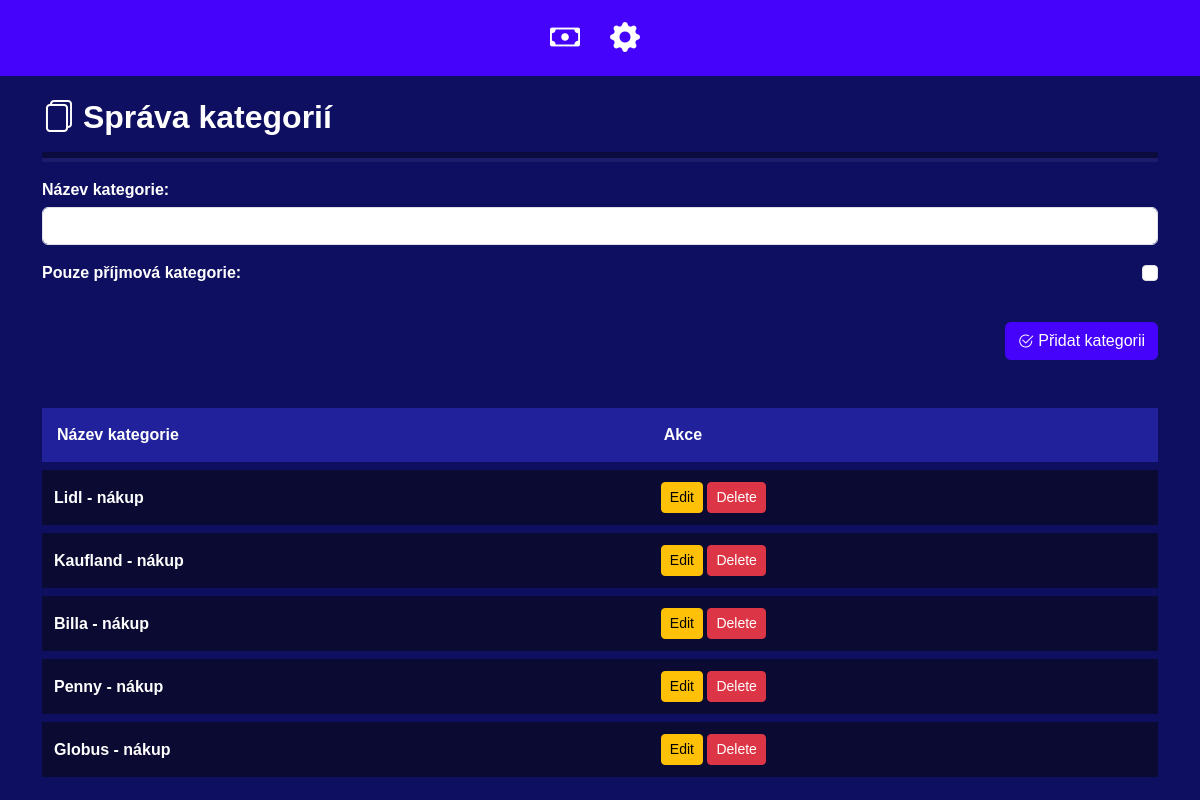
The page /categories/ on the database as committed earlier.
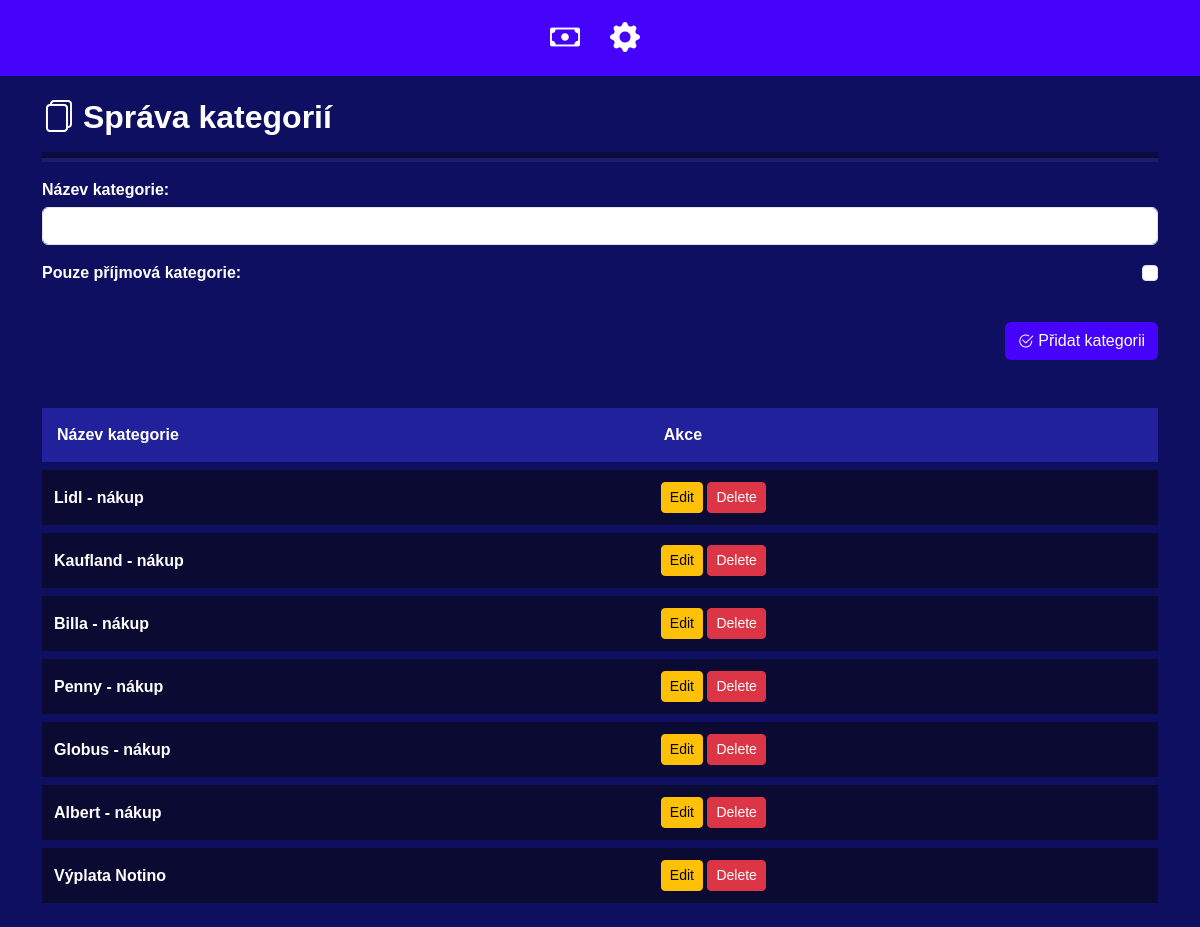
The same page on the database as committed later.
### finance_app/models.py (models this page shows, shortened)
class Category(models.Model):
    name = models.CharField(max_length=100, unique=True)
    is_income = models.BooleanField(default=False)

### finance_app/views.py (the view)
# urls.py: path('categories/', views.manage_categories,name='manage_categories'), #
def manage_categories(request):
    categories = Category.objects.all()
    if request.method == 'POST':
        form = CategoryForm(request.POST)
        if form.is_valid():
            form.save()
            return redirect('manage_categories')
    else:
        form = CategoryForm()
    return render(request, 'manage_categories.html', {'categories': categories, 'form': form})

### finance_app/forms.py
class CategoryForm(forms.ModelForm):
    class Meta:
        model = Category
        fields = ['name','is_income']
        widgets = {
            'name': forms.TextInput(attrs={'class': 'form-control'}),
            'is_income': forms.CheckboxInput(attrs={'class': 'form-check-input float-end '}),
        }
        labels = {
            'name':'Název kategorie',
            'is_income':'Pouze příjmová kategorie',
        }

### finance_app/templates/manage_categories.html (shortened to what this page needs)
{% extends 'base.html'  %}
{% block content %}
  <h2 class="py-2"> <i class="bi bi-files"></i> Správa kategorií</h2>
<div class="hr-container">
    <hr class="hr-main">
    <hr class="hr-secondary">
</div>
                <form class="py-3" method="post">
                    {{ form.as_p }}
                    <button type="submit" class="mt-3 mb-5 btn darkbtn float-end"><i style="position:relative;top:1px !important;" class="bi bi-check2-circle"></i>   Přidat kategorii</button>
                </form>
                    <table class="table">
                        <thead>
                            <tr>
                                <th>Název kategorie</th>
                                <th>Akce</th>
                            </tr>
                        </thead>
                        <tbody>
                            {% for category in categories %}
                            <tr>
                                <td>   {{ category.name }}</td>
                                <td>
                                    <a href="{% url 'edit_category' category.id %}" class="btn btn-warning btn-sm">
                                         Edit
                                    </a>
                                    <form method="post" action="{% url 'delete_category' category.id %}" style="display:inline;">
                                        <button type="submit" class="btn btn-danger btn-sm">
                                             Delete
                                        </button>
                                    </form>
                                </td>
                            </tr>
                            {% endfor %}
                        </tbody>
                    </table>
    {% endblock %}

Rows that differ between the two databases and show on the page:
added Category: name "Albert - nákup"
added Category: name "Výplata Notino"
